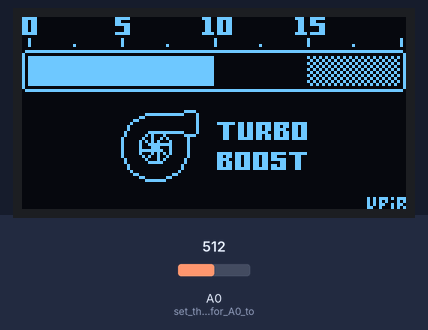
The sketch below on a simulated Arduino Uno, built with avr-gcc and run on an emulated ATmega328P. Parts: 128×64 one-colour display. Inputs (shaded band) come from the test bench; at power-on: A0 (set_the_pinmode_for_A0_to) = 512.

Above: at 1.6 s.
1.7 s: A0 (set_the_pinmode_for_A0_to) set to 716
At 3.03 s:
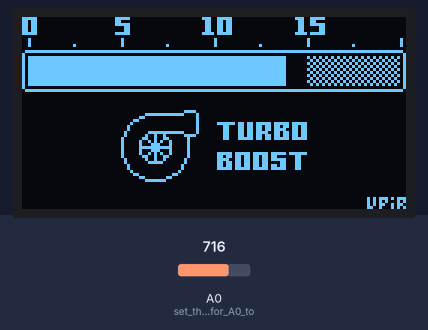
4.3 s: A0 (set_the_pinmode_for_A0_to) set to 900
At 5.87 s:
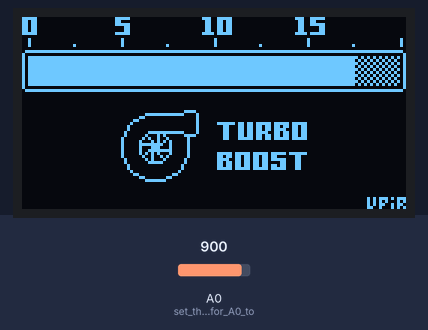
6.7 s: A0 (set_the_pinmode_for_A0_to) set to 1023
At 7.5 s:
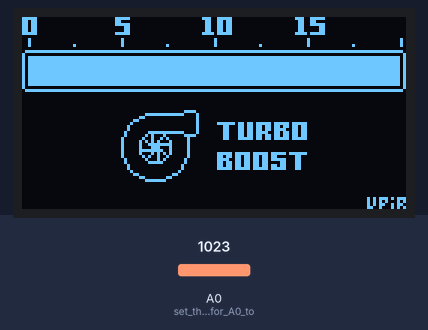
Timing chart, 0 to 9.7 s (numbered marks = the images above; inputs shaded):
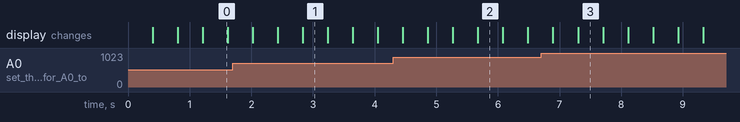

Measured:
- what the display in image 0 shows lasts 0.4 s, from 1.2 s to 1.6 s

The sketch:

Bosch_pressure.ino
```cpp
#include "U8glib.h"

U8GLIB_SSD1306_128X64 u8g(U8G_I2C_OPT_DEV_0 | U8G_I2C_OPT_NO_ACK | U8G_I2C_OPT_FAST); // Fast I2C / TWI
// U8GLIB_SSD1306_128X64 u8g(13, 11, 8, 9, 10); // SPI connection
// for SPI connection, use this wiring:
// GND > GND
// VCC > 5V
// SCL > 13
// SDA > 11
// RES > 10
// DC > 9
// CS > 8


// 'turbo_boost_preview', 128x64px
// this is a fullscreen preview from Photopea 128x64 size, not used for the final version
// note that when this image is not used, it is not placed in the memory
const unsigned char epd_bitmap_turbo_boost_preview [] PROGMEM = {
	0xf8, 0x00, 0x00, 0x01, 0xf0, 0x00, 0x00, 0x0e, 0x7c, 0x00, 0x00, 0x1c, 0xf8, 0x00, 0x00, 0x00,
	0xd8, 0x00, 0x00, 0x01, 0x80, 0x00, 0x00, 0x06, 0x6c, 0x00, 0x00, 0x0c, 0xc0, 0x00, 0x00, 0x00,
	0xd8, 0x00, 0x00, 0x01, 0xf0, 0x00, 0x00, 0x06, 0x6c, 0x00, 0x00, 0x0c, 0xf8, 0x00, 0x00, 0x00,
	0xd8, 0x00, 0x00, 0x00, 0x30, 0x00, 0x00, 0x06, 0x6c, 0x00, 0x00, 0x0c, 0x18, 0x00, 0x00, 0x00,
	0xd8, 0x00, 0x00, 0x00, 0x30, 0x00, 0x00, 0x06, 0x6c, 0x00, 0x00, 0x0c, 0x18, 0x00, 0x00, 0x00,
	0xf8, 0x00, 0x00, 0x01, 0xf0, 0x00, 0x00, 0x0f, 0x7c, 0x00, 0x00, 0x1e, 0xf8, 0x00, 0x00, 0x00,
	0x00, 0x00, 0x00, 0x00, 0x00, 0x00, 0x00, 0x00, 0x00, 0x00, 0x00, 0x00, 0x00, 0x00, 0x00, 0x00,
	0x20, 0x00, 0x00, 0x00, 0x40, 0x00, 0x00, 0x00, 0x80, 0x00, 0x00, 0x01, 0x00, 0x00, 0x00, 0x02,
	0x20, 0x00, 0x00, 0x00, 0x40, 0x00, 0x00, 0x00, 0x80, 0x00, 0x00, 0x01, 0x00, 0x00, 0x00, 0x02,
	0x20, 0x00, 0x40, 0x00, 0x40, 0x00, 0x80, 0x00, 0x80, 0x01, 0x00, 0x01, 0x00, 0x02, 0x00, 0x02,
	0x00, 0x00, 0x00, 0x00, 0x00, 0x00, 0x00, 0x00, 0x00, 0x00, 0x00, 0x00, 0x00, 0x00, 0x00, 0x00,
	0x7f, 0xff, 0xff, 0xff, 0xff, 0xff, 0xff, 0xff, 0xff, 0xff, 0xff, 0xff, 0xff, 0xff, 0xff, 0xfe,
	0x80, 0x00, 0x00, 0x00, 0x00, 0x00, 0x00, 0x00, 0x00, 0x00, 0x00, 0x00, 0x00, 0x00, 0x00, 0x01,
	0xbf, 0xff, 0xff, 0xff, 0xff, 0xff, 0xff, 0xff, 0xff, 0x00, 0x00, 0x01, 0x55, 0x55, 0x55, 0x55,
	0xbf, 0xff, 0xff, 0xff, 0xff, 0xff, 0xff, 0xff, 0xff, 0x00, 0x00, 0x00, 0xaa, 0xaa, 0xaa, 0xa9,
	0xbf, 0xff, 0xff, 0xff, 0xff, 0xff, 0xff, 0xff, 0xff, 0x00, 0x00, 0x01, 0x55, 0x55, 0x55, 0x55,
	0xbf, 0xff, 0xff, 0xff, 0xff, 0xff, 0xff, 0xff, 0xff, 0x00, 0x00, 0x00, 0xaa, 0xaa, 0xaa, 0xa9,
	0xbf, 0xff, 0xff, 0xff, 0xff, 0xff, 0xff, 0xff, 0xff, 0x00, 0x00, 0x01, 0x55, 0x55, 0x55, 0x55,
	0xbf, 0xff, 0xff, 0xff, 0xff, 0xff, 0xff, 0xff, 0xff, 0x00, 0x00, 0x00, 0xaa, 0xaa, 0xaa, 0xa9,
	0xbf, 0xff, 0xff, 0xff, 0xff, 0xff, 0xff, 0xff, 0xff, 0x00, 0x00, 0x01, 0x55, 0x55, 0x55, 0x55,
	0xbf, 0xff, 0xff, 0xff, 0xff, 0xff, 0xff, 0xff, 0xff, 0x00, 0x00, 0x00, 0xaa, 0xaa, 0xaa, 0xa9,
	0xbf, 0xff, 0xff, 0xff, 0xff, 0xff, 0xff, 0xff, 0xff, 0x00, 0x00, 0x01, 0x55, 0x55, 0x55, 0x55,
	0xbf, 0xff, 0xff, 0xff, 0xff, 0xff, 0xff, 0xff, 0xff, 0x00, 0x00, 0x00, 0xaa, 0xaa, 0xaa, 0xa9,
	0x80, 0x00, 0x00, 0x00, 0x00, 0x00, 0x00, 0x00, 0x00, 0x00, 0x00, 0x00, 0x00, 0x00, 0x00, 0x01,
	0x7f, 0xff, 0xff, 0xff, 0xff, 0xff, 0xff, 0xff, 0xff, 0xff, 0xff, 0xff, 0xff, 0xff, 0xff, 0xfe,
	0x00, 0x00, 0x00, 0x00, 0x00, 0x00, 0x00, 0x00, 0x00, 0x00, 0x00, 0x00, 0x00, 0x00, 0x00, 0x00,
	0x00, 0x00, 0x00, 0x00, 0x00, 0x00, 0x00, 0x00, 0x00, 0x00, 0x00, 0x00, 0x00, 0x00, 0x00, 0x00,
	0x00, 0x00, 0x00, 0x00, 0x00, 0x00, 0x00, 0x00, 0x00, 0x00, 0x00, 0x00, 0x00, 0x00, 0x00, 0x00,
	0x00, 0x00, 0x00, 0x00, 0x00, 0x00, 0x00, 0x00, 0x00, 0x00, 0x00, 0x00, 0x00, 0x00, 0x00, 0x00,
	0x00, 0x00, 0x00, 0x00, 0x00, 0x00, 0x00, 0x00, 0x00, 0x00, 0x00, 0x00, 0x00, 0x00, 0x00, 0x00,
	0x00, 0x00, 0x00, 0x00, 0x00, 0x00, 0x00, 0x00, 0x00, 0x00, 0x00, 0x00, 0x00, 0x00, 0x00, 0x00,
	0x00, 0x00, 0x00, 0x00, 0x00, 0x00, 0x03, 0xc0, 0x00, 0x00, 0x00, 0x00, 0x00, 0x00, 0x00, 0x00,
	0x00, 0x00, 0x00, 0x00, 0x00, 0x7f, 0xfc, 0x20, 0x00, 0x00, 0x00, 0x00, 0x00, 0x00, 0x00, 0x00,
	0x00, 0x00, 0x00, 0x00, 0x01, 0x80, 0x00, 0x20, 0x00, 0x00, 0x00, 0x00, 0x00, 0x00, 0x00, 0x00,
	0x00, 0x00, 0x00, 0x00, 0x06, 0x00, 0x00, 0x20, 0x00, 0x00, 0x00, 0x00, 0x00, 0x00, 0x00, 0x00,
	0x00, 0x00, 0x00, 0x00, 0x08, 0x00, 0x00, 0x20, 0x7e, 0xdb, 0xef, 0xbe, 0x00, 0x00, 0x00, 0x00,
	0x00, 0x00, 0x00, 0x00, 0x10, 0x00, 0x00, 0x20, 0x18, 0xdb, 0x6d, 0xb6, 0x00, 0x00, 0x00, 0x00,
	0x00, 0x00, 0x00, 0x00, 0x10, 0x00, 0x00, 0x20, 0x18, 0xdb, 0x6f, 0x36, 0x00, 0x00, 0x00, 0x00,
	0x00, 0x00, 0x00, 0x00, 0x20, 0x3f, 0xfc, 0x20, 0x18, 0xdb, 0xcd, 0xb6, 0x00, 0x00, 0x00, 0x00,
	0x00, 0x00, 0x00, 0x00, 0x20, 0x49, 0x03, 0xc0, 0x18, 0xdb, 0x6d, 0xb6, 0x00, 0x00, 0x00, 0x00,
	0x00, 0x00, 0x00, 0x00, 0x40, 0xc9, 0x81, 0x00, 0x18, 0xfb, 0x6f, 0xbe, 0x00, 0x00, 0x00, 0x00,
	0x00, 0x00, 0x00, 0x00, 0x41, 0x2a, 0x41, 0x00, 0x00, 0x00, 0x00, 0x00, 0x00, 0x00, 0x00, 0x00,
	0x00, 0x00, 0x00, 0x00, 0x41, 0x1c, 0x41, 0x00, 0x00, 0x00, 0x00, 0x00, 0x00, 0x00, 0x00, 0x00,
	0x00, 0x00, 0x00, 0x00, 0x41, 0xff, 0xc1, 0x00, 0x00, 0x00, 0x00, 0x00, 0x00, 0x00, 0x00, 0x00,
	0x00, 0x00, 0x00, 0x00, 0x41, 0x1c, 0x41, 0x00, 0x00, 0x00, 0x00, 0x00, 0x00, 0x00, 0x00, 0x00,
	0x00, 0x00, 0x00, 0x00, 0x41, 0x2a, 0x41, 0x00, 0x7d, 0xf7, 0xdf, 0x7e, 0x00, 0x00, 0x00, 0x00,
	0x00, 0x00, 0x00, 0x00, 0x40, 0xc9, 0x81, 0x00, 0x6d, 0xb6, 0xd8, 0x18, 0x00, 0x00, 0x00, 0x00,
	0x00, 0x00, 0x00, 0x00, 0x20, 0x49, 0x02, 0x00, 0x79, 0xb6, 0xdf, 0x18, 0x00, 0x00, 0x00, 0x00,
	0x00, 0x00, 0x00, 0x00, 0x20, 0x3e, 0x02, 0x00, 0x6d, 0xb6, 0xc3, 0x18, 0x00, 0x00, 0x00, 0x00,
	0x00, 0x00, 0x00, 0x00, 0x10, 0x00, 0x04, 0x00, 0x6d, 0xb6, 0xdb, 0x18, 0x00, 0x00, 0x00, 0x00,
	0x00, 0x00, 0x00, 0x00, 0x10, 0x00, 0x04, 0x00, 0x7d, 0xf7, 0xdf, 0x18, 0x00, 0x00, 0x00, 0x00,
	0x00, 0x00, 0x00, 0x00, 0x08, 0x00, 0x08, 0x00, 0x00, 0x00, 0x00, 0x00, 0x00, 0x00, 0x00, 0x00,
	0x00, 0x00, 0x00, 0x00, 0x06, 0x00, 0x30, 0x00, 0x00, 0x00, 0x00, 0x00, 0x00, 0x00, 0x00, 0x00,
	0x00, 0x00, 0x00, 0x00, 0x01, 0x80, 0xc0, 0x00, 0x00, 0x00, 0x00, 0x00, 0x00, 0x00, 0x00, 0x00,
	0x00, 0x00, 0x00, 0x00, 0x00, 0x7f, 0x00, 0x00, 0x00, 0x00, 0x00, 0x00, 0x00, 0x00, 0x00, 0x00,
	0x00, 0x00, 0x00, 0x00, 0x00, 0x00, 0x00, 0x00, 0x00, 0x00, 0x00, 0x00, 0x00, 0x00, 0x00, 0x00,
	0x00, 0x00, 0x00, 0x00, 0x00, 0x00, 0x00, 0x00, 0x00, 0x00, 0x00, 0x00, 0x00, 0x00, 0x00, 0x00,
	0x00, 0x00, 0x00, 0x00, 0x00, 0x00, 0x00, 0x00, 0x00, 0x00, 0x00, 0x00, 0x00, 0x00, 0x00, 0x00,
	0x00, 0x00, 0x00, 0x00, 0x00, 0x00, 0x00, 0x00, 0x00, 0x00, 0x00, 0x00, 0x00, 0x00, 0x00, 0x00,
	0x00, 0x00, 0x00, 0x00, 0x00, 0x00, 0x00, 0x00, 0x00, 0x00, 0x00, 0x00, 0x00, 0x00, 0x00, 0x00,
	0x00, 0x00, 0x00, 0x00, 0x00, 0x00, 0x00, 0x00, 0x00, 0x00, 0x00, 0x00, 0x00, 0x00, 0x00, 0x00,
	0x00, 0x00, 0x00, 0x00, 0x00, 0x00, 0x00, 0x00, 0x00, 0x00, 0x00, 0x00, 0x00, 0x00, 0x00, 0x00,
	0x00, 0x00, 0x00, 0x00, 0x00, 0x00, 0x00, 0x00, 0x00, 0x00, 0x00, 0x00, 0x00, 0x00, 0x00, 0x00,
	0x00, 0x00, 0x00, 0x00, 0x00, 0x00, 0x00, 0x00, 0x00, 0x00, 0x00, 0x00, 0x00, 0x00, 0x00, 0x00
};

// 'bg_bottom', 64x24px
// bottom part of the background, including the icon and text
const unsigned char epd_bitmap_bg_bottom [] PROGMEM = {
	0x00, 0x00, 0x03, 0xc0, 0x00, 0x00, 0x00, 0x00, 0x00, 0x7f, 0xfc, 0x20, 0x00, 0x00, 0x00, 0x00,
	0x01, 0x80, 0x00, 0x20, 0x00, 0x00, 0x00, 0x00, 0x06, 0x00, 0x00, 0x20, 0x00, 0x00, 0x00, 0x00,
	0x08, 0x00, 0x00, 0x20, 0x7e, 0xdb, 0xef, 0xbe, 0x10, 0x00, 0x00, 0x20, 0x18, 0xdb, 0x6d, 0xb6,
	0x10, 0x00, 0x00, 0x20, 0x18, 0xdb, 0x6f, 0x36, 0x20, 0x3f, 0xfc, 0x20, 0x18, 0xdb, 0xcd, 0xb6,
	0x20, 0x49, 0x03, 0xc0, 0x18, 0xdb, 0x6d, 0xb6, 0x40, 0xc9, 0x81, 0x00, 0x18, 0xfb, 0x6f, 0xbe,
	0x41, 0x2a, 0x41, 0x00, 0x00, 0x00, 0x00, 0x00, 0x41, 0x1c, 0x41, 0x00, 0x00, 0x00, 0x00, 0x00,
	0x41, 0xff, 0xc1, 0x00, 0x00, 0x00, 0x00, 0x00, 0x41, 0x1c, 0x41, 0x00, 0x00, 0x00, 0x00, 0x00,
	0x41, 0x2a, 0x41, 0x00, 0x7d, 0xf7, 0xdf, 0x7e, 0x40, 0xc9, 0x81, 0x00, 0x6d, 0xb6, 0xd8, 0x18,
	0x20, 0x49, 0x02, 0x00, 0x79, 0xb6, 0xdf, 0x18, 0x20, 0x3e, 0x02, 0x00, 0x6d, 0xb6, 0xc3, 0x18,
	0x10, 0x00, 0x04, 0x00, 0x6d, 0xb6, 0xdb, 0x18, 0x10, 0x00, 0x04, 0x00, 0x7d, 0xf7, 0xdf, 0x18,
	0x08, 0x00, 0x08, 0x00, 0x00, 0x00, 0x00, 0x00, 0x06, 0x00, 0x30, 0x00, 0x00, 0x00, 0x00, 0x00,
	0x01, 0x80, 0xc0, 0x00, 0x00, 0x00, 0x00, 0x00, 0x00, 0x7f, 0x00, 0x00, 0x00, 0x00, 0x00, 0x00
};
// 'bg_top', 128x25px
// top part of the background, including the meter background, tickmarks and numbers
const unsigned char epd_bitmap_bg_top [] PROGMEM = {
	0xf8, 0x00, 0x00, 0x01, 0xf0, 0x00, 0x00, 0x0e, 0x7c, 0x00, 0x00, 0x1c, 0xf8, 0x00, 0x00, 0x00,
	0xd8, 0x00, 0x00, 0x01, 0x80, 0x00, 0x00, 0x06, 0x6c, 0x00, 0x00, 0x0c, 0xc0, 0x00, 0x00, 0x00,
	0xd8, 0x00, 0x00, 0x01, 0xf0, 0x00, 0x00, 0x06, 0x6c, 0x00, 0x00, 0x0c, 0xf8, 0x00, 0x00, 0x00,
	0xd8, 0x00, 0x00, 0x00, 0x30, 0x00, 0x00, 0x06, 0x6c, 0x00, 0x00, 0x0c, 0x18, 0x00, 0x00, 0x00,
	0xd8, 0x00, 0x00, 0x00, 0x30, 0x00, 0x00, 0x06, 0x6c, 0x00, 0x00, 0x0c, 0x18, 0x00, 0x00, 0x00,
	0xf8, 0x00, 0x00, 0x01, 0xf0, 0x00, 0x00, 0x0f, 0x7c, 0x00, 0x00, 0x1e, 0xf8, 0x00, 0x00, 0x00,
	0x00, 0x00, 0x00, 0x00, 0x00, 0x00, 0x00, 0x00, 0x00, 0x00, 0x00, 0x00, 0x00, 0x00, 0x00, 0x00,
	0x20, 0x00, 0x00, 0x00, 0x40, 0x00, 0x00, 0x00, 0x80, 0x00, 0x00, 0x01, 0x00, 0x00, 0x00, 0x02,
	0x20, 0x00, 0x00, 0x00, 0x40, 0x00, 0x00, 0x00, 0x80, 0x00, 0x00, 0x01, 0x00, 0x00, 0x00, 0x02,
	0x20, 0x00, 0x40, 0x00, 0x40, 0x00, 0x80, 0x00, 0x80, 0x01, 0x00, 0x01, 0x00, 0x02, 0x00, 0x02,
	0x00, 0x00, 0x00, 0x00, 0x00, 0x00, 0x00, 0x00, 0x00, 0x00, 0x00, 0x00, 0x00, 0x00, 0x00, 0x00,
	0x7f, 0xff, 0xff, 0xff, 0xff, 0xff, 0xff, 0xff, 0xff, 0xff, 0xff, 0xff, 0xff, 0xff, 0xff, 0xfe,
	0x80, 0x00, 0x00, 0x00, 0x00, 0x00, 0x00, 0x00, 0x00, 0x00, 0x00, 0x00, 0x00, 0x00, 0x00, 0x01,
	0x80, 0x00, 0x00, 0x00, 0x00, 0x00, 0x00, 0x00, 0x00, 0x00, 0x00, 0x01, 0x55, 0x55, 0x55, 0x55,
	0x80, 0x00, 0x00, 0x00, 0x00, 0x00, 0x00, 0x00, 0x00, 0x00, 0x00, 0x00, 0xaa, 0xaa, 0xaa, 0xa9,
	0x80, 0x00, 0x00, 0x00, 0x00, 0x00, 0x00, 0x00, 0x00, 0x00, 0x00, 0x01, 0x55, 0x55, 0x55, 0x55,
	0x80, 0x00, 0x00, 0x00, 0x00, 0x00, 0x00, 0x00, 0x00, 0x00, 0x00, 0x00, 0xaa, 0xaa, 0xaa, 0xa9,
	0x80, 0x00, 0x00, 0x00, 0x00, 0x00, 0x00, 0x00, 0x00, 0x00, 0x00, 0x01, 0x55, 0x55, 0x55, 0x55,
	0x80, 0x00, 0x00, 0x00, 0x00, 0x00, 0x00, 0x00, 0x00, 0x00, 0x00, 0x00, 0xaa, 0xaa, 0xaa, 0xa9,
	0x80, 0x00, 0x00, 0x00, 0x00, 0x00, 0x00, 0x00, 0x00, 0x00, 0x00, 0x01, 0x55, 0x55, 0x55, 0x55,
	0x80, 0x00, 0x00, 0x00, 0x00, 0x00, 0x00, 0x00, 0x00, 0x00, 0x00, 0x00, 0xaa, 0xaa, 0xaa, 0xa9,
	0x80, 0x00, 0x00, 0x00, 0x00, 0x00, 0x00, 0x00, 0x00, 0x00, 0x00, 0x01, 0x55, 0x55, 0x55, 0x55,
	0x80, 0x00, 0x00, 0x00, 0x00, 0x00, 0x00, 0x00, 0x00, 0x00, 0x00, 0x00, 0xaa, 0xaa, 0xaa, 0xa9,
	0x80, 0x00, 0x00, 0x00, 0x00, 0x00, 0x00, 0x00, 0x00, 0x00, 0x00, 0x00, 0x00, 0x00, 0x00, 0x01,
	0x7f, 0xff, 0xff, 0xff, 0xff, 0xff, 0xff, 0xff, 0xff, 0xff, 0xff, 0xff, 0xff, 0xff, 0xff, 0xfe
};

// 'bg_bottom2', 64x24px
// bottom part of the background, including the icon and the label
// the turbocharger icon is empty, as the spinning animation should be playing over the icon
const unsigned char epd_bitmap_bg_bottom2 [] PROGMEM = {
	0x00, 0x00, 0x03, 0xc0, 0x00, 0x00, 0x00, 0x00, 0x00, 0x7f, 0xfc, 0x20, 0x00, 0x00, 0x00, 0x00,
	0x01, 0x80, 0x00, 0x20, 0x00, 0x00, 0x00, 0x00, 0x06, 0x00, 0x00, 0x20, 0x00, 0x00, 0x00, 0x00,
	0x08, 0x00, 0x00, 0x20, 0x7e, 0xdb, 0xef, 0xbe, 0x10, 0x00, 0x00, 0x20, 0x18, 0xdb, 0x6d, 0xb6,
	0x10, 0x00, 0x00, 0x20, 0x18, 0xdb, 0x6f, 0x36, 0x20, 0x3f, 0xfc, 0x20, 0x18, 0xdb, 0xcd, 0xb6,
	0x20, 0x41, 0x03, 0xc0, 0x18, 0xdb, 0x6d, 0xb6, 0x40, 0x80, 0x81, 0x00, 0x18, 0xfb, 0x6f, 0xbe,
	0x41, 0x00, 0x41, 0x00, 0x00, 0x00, 0x00, 0x00, 0x41, 0x00, 0x41, 0x00, 0x00, 0x00, 0x00, 0x00,
	0x41, 0x00, 0x41, 0x00, 0x00, 0x00, 0x00, 0x00, 0x41, 0x00, 0x41, 0x00, 0x00, 0x00, 0x00, 0x00,
	0x41, 0x00, 0x41, 0x00, 0x7d, 0xf7, 0xdf, 0x7e, 0x40, 0x80, 0x81, 0x00, 0x6d, 0xb6, 0xd8, 0x18,
	0x20, 0x41, 0x02, 0x00, 0x79, 0xb6, 0xdf, 0x18, 0x20, 0x3e, 0x02, 0x00, 0x6d, 0xb6, 0xc3, 0x18,
	0x10, 0x00, 0x04, 0x00, 0x6d, 0xb6, 0xdb, 0x18, 0x10, 0x00, 0x04, 0x00, 0x7d, 0xf7, 0xdf, 0x18,
	0x08, 0x00, 0x08, 0x00, 0x00, 0x00, 0x00, 0x00, 0x06, 0x00, 0x30, 0x00, 0x00, 0x00, 0x00, 0x00,
	0x01, 0x80, 0xc0, 0x00, 0x00, 0x00, 0x00, 0x00, 0x00, 0x7f, 0x00, 0x00, 0x00, 0x00, 0x00, 0x00
};

// upir logo, just a different way how to define an image
const unsigned char upir_logo [] PROGMEM = {
B00010101,  B11010111,
B00010101,  B01000101,
B00010101,  B10010110,
B00011001,  B00010101
};

// 'anim_frame_1', 16x9px
// spinning inner part of the turbocharher icon, frame 1
const unsigned char epd_bitmap_anim_frame_1 [] PROGMEM = {
	0x01, 0x00, 0x09, 0x20, 0x05, 0x40, 0x03, 0x80, 0x1f, 0xf0, 0x03, 0x80, 0x05, 0x40, 0x09, 0x20,
	0x01, 0x00
};
// 'anim_frame_2', 16x9px
// spinning inner part of the turbocharher icon, frame 2
const unsigned char epd_bitmap_anim_frame_2 [] PROGMEM = {
	0x00, 0x80, 0x04, 0x80, 0x02, 0xa0, 0x1f, 0xc0, 0x03, 0x80, 0x07, 0xf0, 0x0a, 0x80, 0x02, 0x40,
	0x02, 0x00
};
// 'anim_frame_3', 16x9px
// spinning inner part of the turbocharher icon, frame 3
const unsigned char epd_bitmap_anim_frame_3 [] PROGMEM = {
	0x02, 0x00, 0x02, 0x40, 0x0a, 0x80, 0x07, 0xf0, 0x03, 0x80, 0x1f, 0xc0, 0x02, 0xa0, 0x04, 0x80,
	0x00, 0x80
};

// Array of all bitmaps for convenience. (Total bytes used to store images in PROGMEM = 144)
const int epd_bitmap_allArray_LEN = 3;
const unsigned char* epd_bitmap_allArray[3] = {
	epd_bitmap_anim_frame_1,
	epd_bitmap_anim_frame_2,
	epd_bitmap_anim_frame_3
};


int progress = 0;   // progress of the gauge
int frame = 0;      // frame for the inner part of the icon

void setup() {
  //u8g.setFont(u8g_font_tpssb);  // no need to set the font, as we are not drawing any strings
  u8g.setColorIndex(1);  // set the color to white

  pinMode(A0, INPUT);    // set the pinmode for A0 to input to read the potentiometer value
}

void loop() {
  u8g.firstPage();
  do {

      u8g.setColorIndex(1); // white color
      //u8g.drawBitmapP( 0, 0, 128/8, 64, epd_bitmap_turbo_boost_preview);   // fullscreen image
      u8g.drawBitmapP( 0, 0, 128/8, 25, epd_bitmap_bg_top);                  // top part of bg
      //u8g.drawBitmapP( 32, 31, 64/8, 24, epd_bitmap_bg_bottom);              // bottom part of bg
      u8g.drawBitmapP( 32, 31, 64/8, 24, epd_bitmap_bg_bottom2);             // bottom part of bg, no middle part

      //u8g.setColorIndex(0);                                    // black color
      //u8g.drawBox(1, 12, 126, 12);                             // rectangle covering the fullscreen background
      u8g.setColorIndex(1);                                      // white color
      u8g.drawBox(2, 13, map(progress, 0, 1023, 0, 124), 10);    // actual gauge fill, remapped from 0-1023 to 0-124 (maximum rectangle size)

      // draw the animated inside part of the icon
       u8g.drawBitmapP(37, 39, 16/8, 9, epd_bitmap_allArray[frame]);

			// draw upir logo in the bottom right corner
			u8g.drawBitmapP(128-16, 64-4, 16/8, 4, upir_logo);

  } while ( u8g.nextPage() );

  progress = analogRead(A0);  // read the potentiometer value, 0-1023 for 0-5V
  frame = frame+1;            // increase the frame for the inner part of the icon
  if (frame > 2) {frame = 0;} // there are total of 3 frames for the animation

  // if (progress < 100) {    // automatically increase the progress value (not driven by potentiometer)
  //   progress++;
  // } else {
  //   progress = 0;
  // }


}
```
